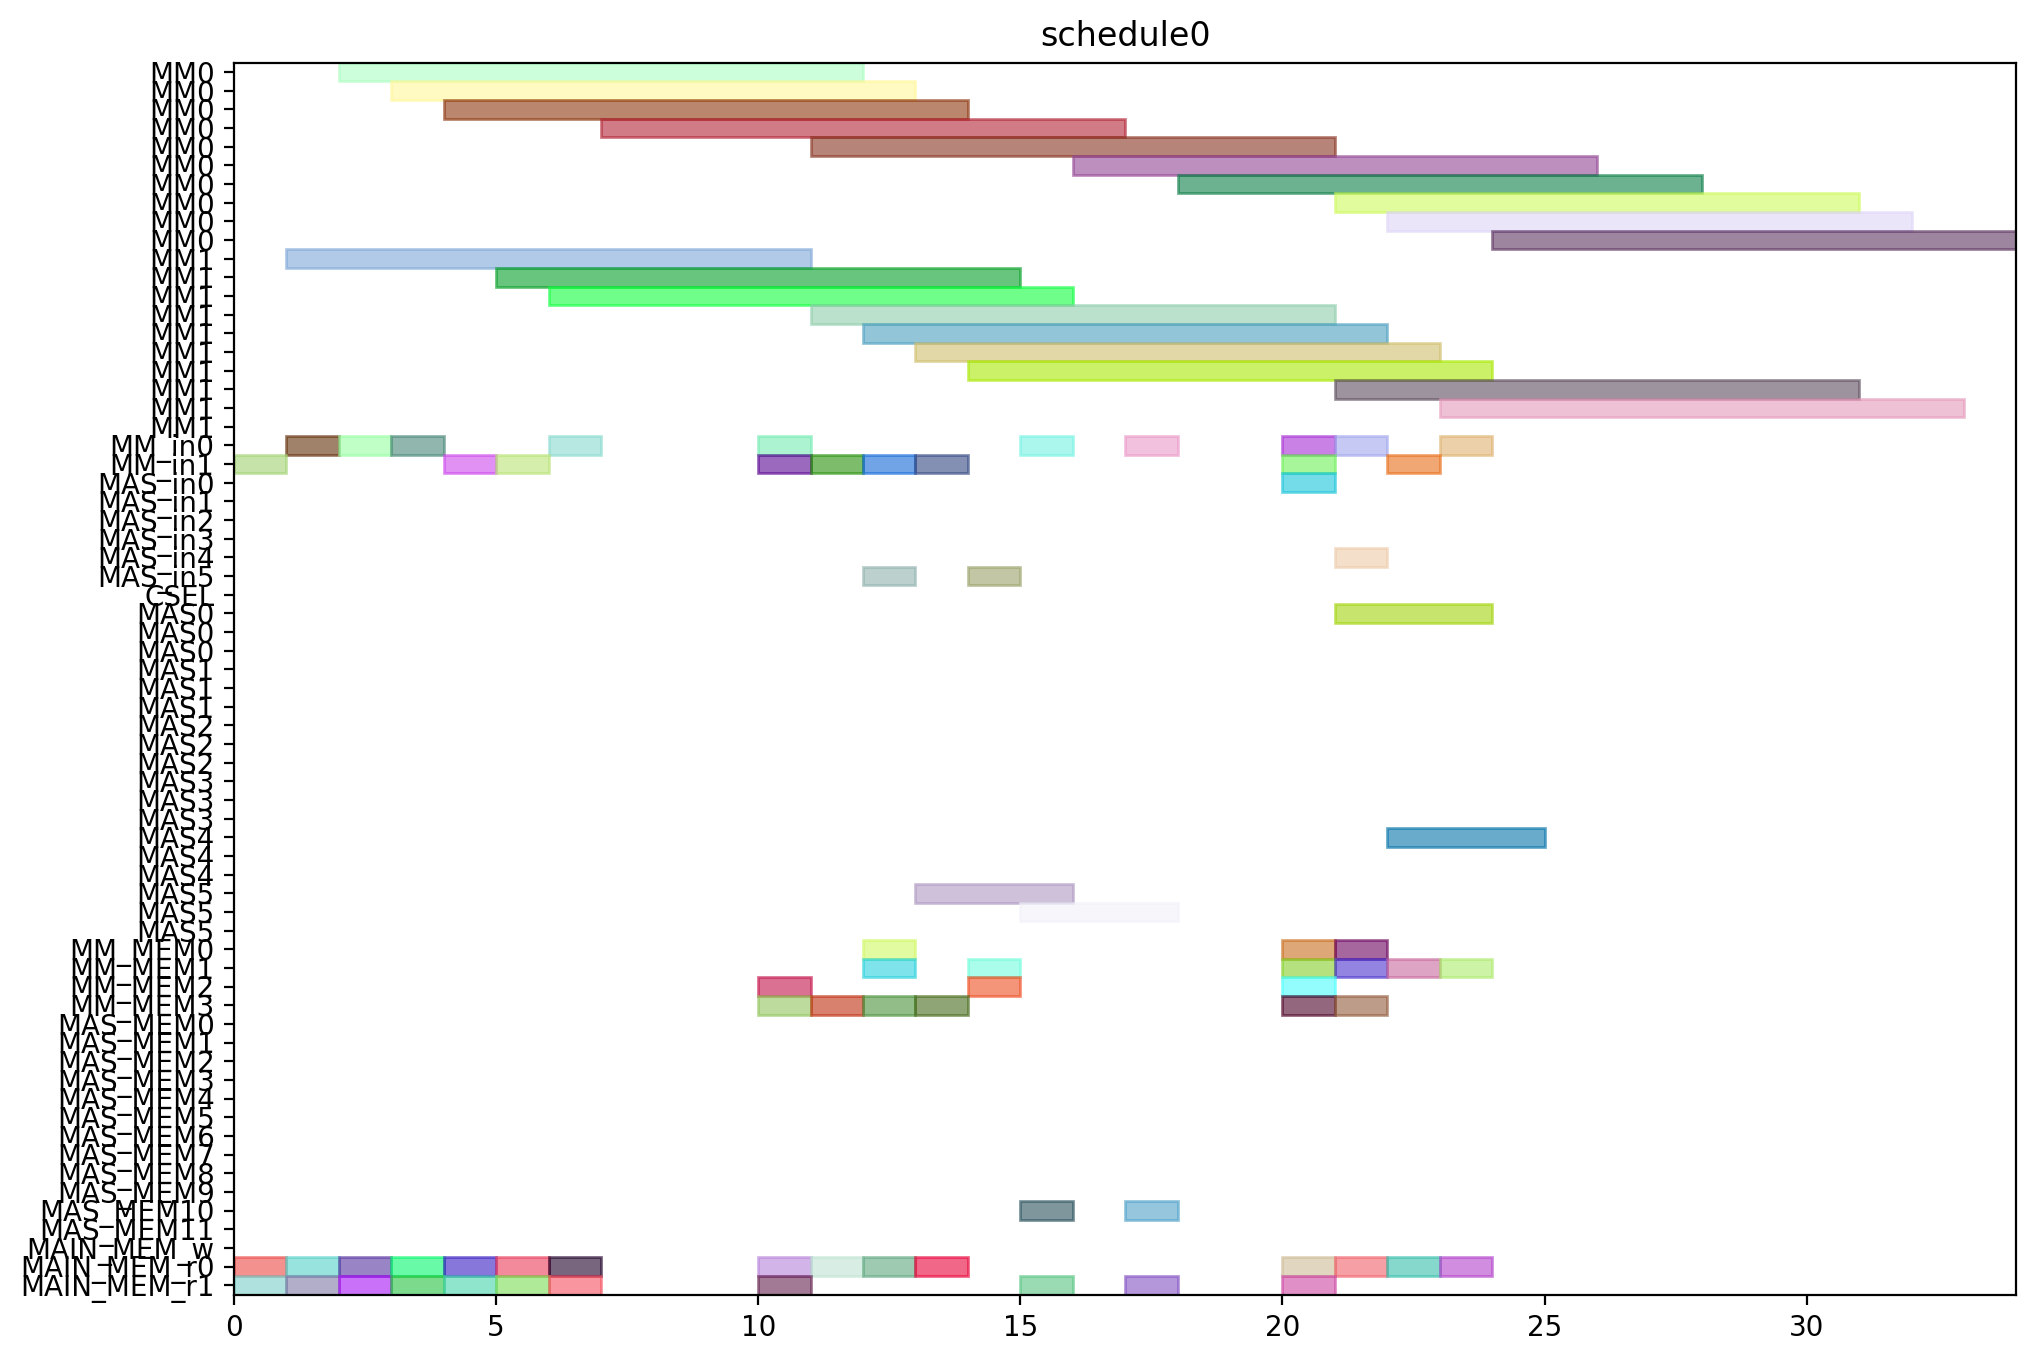

This chart was generated by the following Python code:
from pyschedule import Scenario, solvers, plotters, alt


def solve():
	horizon = 120
	S = Scenario("schedule0", horizon=horizon)

	# resource
	MM = S.Resources('MM', num=2, size=10)
	MM_in = S.Resources('MM_in', num=2)
	MAS_in = S.Resources('MAS_in', num=6)
	CSEL = S.Resource('CSEL')
	MAS = S.Resources('MAS', num=6, size=3, periods=range(1, horizon))
	MM_MEM = S.Resources('MM_MEM', num=4)
	MAS_MEM = S.Resources('MAS_MEM', num=12)
	MAIN_MEM_w = S.Resource('MAIN_MEM_w', size=1)
	MAIN_MEM_r = S.Resources('MAIN_MEM_r', num=2)

	# result of previous scheduling

	# new tasks
	Z_exp2 = S.Task('Z_exp2', length=10, delay_cost=1)
	Z_exp2 += alt(MM)
	Z_exp2_in = S.Task('Z_exp2_in', length=1, delay_cost=1)
	Z_exp2_in += alt(MM_in)
	S += Z_exp2_in*MM_in[0]<=Z_exp2*MM[0]
	S += Z_exp2_in*MM_in[1]<=Z_exp2*MM[1]
	Z_exp2_mem0 = S.Task('Z_exp2_mem0', length=1, delay_cost=1)
	Z_exp2_mem0 += MAIN_MEM_r[0]
	S += Z_exp2_mem0 <= Z_exp2

	Z_exp2_mem1 = S.Task('Z_exp2_mem1', length=1, delay_cost=1)
	Z_exp2_mem1 += MAIN_MEM_r[1]
	S += Z_exp2_mem1 <= Z_exp2

	NX0 = S.Task('NX0', length=10, delay_cost=1)
	NX0 += alt(MM)
	NX0_in = S.Task('NX0_in', length=1, delay_cost=1)
	NX0_in += alt(MM_in)
	S += NX0_in*MM_in[0]<=NX0*MM[0]
	S += NX0_in*MM_in[1]<=NX0*MM[1]
	NX0_mem0 = S.Task('NX0_mem0', length=1, delay_cost=1)
	NX0_mem0 += MAIN_MEM_r[0]
	S += NX0_mem0 <= NX0

	NX0_mem1 = S.Task('NX0_mem1', length=1, delay_cost=1)
	NX0_mem1 += MAIN_MEM_r[1]
	S += NX0_mem1 <= NX0

	k0_10_Z1 = S.Task('k0_10_Z1', length=10, delay_cost=1)
	k0_10_Z1 += alt(MM)
	k0_10_Z1_in = S.Task('k0_10_Z1_in', length=1, delay_cost=1)
	k0_10_Z1_in += alt(MM_in)
	S += k0_10_Z1_in*MM_in[0]<=k0_10_Z1*MM[0]
	S += k0_10_Z1_in*MM_in[1]<=k0_10_Z1*MM[1]
	k0_10_Z1_mem0 = S.Task('k0_10_Z1_mem0', length=1, delay_cost=1)
	k0_10_Z1_mem0 += MAIN_MEM_r[0]
	S += k0_10_Z1_mem0 <= k0_10_Z1

	k0_10_Z1_mem1 = S.Task('k0_10_Z1_mem1', length=1, delay_cost=1)
	k0_10_Z1_mem1 += MAIN_MEM_r[1]
	S += k0_10_Z1_mem1 <= k0_10_Z1

	DX0 = S.Task('DX0', length=10, delay_cost=1)
	DX0 += alt(MM)
	DX0_in = S.Task('DX0_in', length=1, delay_cost=1)
	DX0_in += alt(MM_in)
	S += DX0_in*MM_in[0]<=DX0*MM[0]
	S += DX0_in*MM_in[1]<=DX0*MM[1]
	DX0_mem0 = S.Task('DX0_mem0', length=1, delay_cost=1)
	DX0_mem0 += MAIN_MEM_r[0]
	S += DX0_mem0 <= DX0

	DX0_mem1 = S.Task('DX0_mem1', length=1, delay_cost=1)
	DX0_mem1 += MAIN_MEM_r[1]
	S += DX0_mem1 <= DX0

	NY0 = S.Task('NY0', length=10, delay_cost=1)
	NY0 += alt(MM)
	NY0_in = S.Task('NY0_in', length=1, delay_cost=1)
	NY0_in += alt(MM_in)
	S += NY0_in*MM_in[0]<=NY0*MM[0]
	S += NY0_in*MM_in[1]<=NY0*MM[1]
	NY0_mem0 = S.Task('NY0_mem0', length=1, delay_cost=1)
	NY0_mem0 += MAIN_MEM_r[0]
	S += NY0_mem0 <= NY0

	NY0_mem1 = S.Task('NY0_mem1', length=1, delay_cost=1)
	NY0_mem1 += MAIN_MEM_r[1]
	S += NY0_mem1 <= NY0

	k2_14_Z1 = S.Task('k2_14_Z1', length=10, delay_cost=1)
	k2_14_Z1 += alt(MM)
	k2_14_Z1_in = S.Task('k2_14_Z1_in', length=1, delay_cost=1)
	k2_14_Z1_in += alt(MM_in)
	S += k2_14_Z1_in*MM_in[0]<=k2_14_Z1*MM[0]
	S += k2_14_Z1_in*MM_in[1]<=k2_14_Z1*MM[1]
	k2_14_Z1_mem0 = S.Task('k2_14_Z1_mem0', length=1, delay_cost=1)
	k2_14_Z1_mem0 += MAIN_MEM_r[0]
	S += k2_14_Z1_mem0 <= k2_14_Z1

	k2_14_Z1_mem1 = S.Task('k2_14_Z1_mem1', length=1, delay_cost=1)
	k2_14_Z1_mem1 += MAIN_MEM_r[1]
	S += k2_14_Z1_mem1 <= k2_14_Z1

	DY0 = S.Task('DY0', length=10, delay_cost=1)
	DY0 += alt(MM)
	DY0_in = S.Task('DY0_in', length=1, delay_cost=1)
	DY0_in += alt(MM_in)
	S += DY0_in*MM_in[0]<=DY0*MM[0]
	S += DY0_in*MM_in[1]<=DY0*MM[1]
	DY0_mem0 = S.Task('DY0_mem0', length=1, delay_cost=1)
	DY0_mem0 += MAIN_MEM_r[0]
	S += DY0_mem0 <= DY0

	DY0_mem1 = S.Task('DY0_mem1', length=1, delay_cost=1)
	DY0_mem1 += MAIN_MEM_r[1]
	S += DY0_mem1 <= DY0

	Z_exp3 = S.Task('Z_exp3', length=10, delay_cost=1)
	Z_exp3 += alt(MM)
	Z_exp3_in = S.Task('Z_exp3_in', length=1, delay_cost=1)
	Z_exp3_in += alt(MM_in)
	S += Z_exp3_in*MM_in[0]<=Z_exp3*MM[0]
	S += Z_exp3_in*MM_in[1]<=Z_exp3*MM[1]
	Z_exp3_mem0 = S.Task('Z_exp3_mem0', length=1, delay_cost=1)
	Z_exp3_mem0 += alt(MM_MEM)
	S += (Z_exp2*MM[0])-1 < Z_exp3_mem0*MM_MEM[0]
	S += (Z_exp2*MM[1])-1 < Z_exp3_mem0*MM_MEM[2]
	S += Z_exp3_mem0 <= Z_exp3

	Z_exp3_mem1 = S.Task('Z_exp3_mem1', length=1, delay_cost=1)
	Z_exp3_mem1 += MAIN_MEM_r[1]
	S += Z_exp3_mem1 <= Z_exp3

	NX1_ = S.Task('NX1_', length=3, delay_cost=1)
	NX1_ += alt(MAS)
	NX1__in = S.Task('NX1__in', length=1, delay_cost=1)
	NX1__in += alt(MAS_in)
	S += NX1__in*MAS_in[0]<=NX1_*MAS[0]

	S += NX1__in*MAS_in[1]<=NX1_*MAS[1]

	S += NX1__in*MAS_in[2]<=NX1_*MAS[2]

	S += NX1__in*MAS_in[3]<=NX1_*MAS[3]

	S += NX1__in*MAS_in[4]<=NX1_*MAS[4]

	S += NX1__in*MAS_in[5]<=NX1_*MAS[5]

	NX1__mem0 = S.Task('NX1__mem0', length=1, delay_cost=1)
	NX1__mem0 += alt(MM_MEM)
	S += (NX0*MM[0])-1 < NX1__mem0*MM_MEM[0]
	S += (NX0*MM[1])-1 < NX1__mem0*MM_MEM[2]
	S += NX1__mem0 <= NX1_

	NX1__mem1 = S.Task('NX1__mem1', length=1, delay_cost=1)
	NX1__mem1 += alt(MM_MEM)
	S += (k0_10_Z1*MM[0])-1 < NX1__mem1*MM_MEM[1]
	S += (k0_10_Z1*MM[1])-1 < NX1__mem1*MM_MEM[3]
	S += NX1__mem1 <= NX1_

	k0_9_Z2 = S.Task('k0_9_Z2', length=10, delay_cost=1)
	k0_9_Z2 += alt(MM)
	k0_9_Z2_in = S.Task('k0_9_Z2_in', length=1, delay_cost=1)
	k0_9_Z2_in += alt(MM_in)
	S += k0_9_Z2_in*MM_in[0]<=k0_9_Z2*MM[0]
	S += k0_9_Z2_in*MM_in[1]<=k0_9_Z2*MM[1]
	k0_9_Z2_mem0 = S.Task('k0_9_Z2_mem0', length=1, delay_cost=1)
	k0_9_Z2_mem0 += MAIN_MEM_r[0]
	S += k0_9_Z2_mem0 <= k0_9_Z2

	k0_9_Z2_mem1 = S.Task('k0_9_Z2_mem1', length=1, delay_cost=1)
	k0_9_Z2_mem1 += alt(MM_MEM)
	S += (Z_exp2*MM[0])-1 < k0_9_Z2_mem1*MM_MEM[1]
	S += (Z_exp2*MM[1])-1 < k0_9_Z2_mem1*MM_MEM[3]
	S += k0_9_Z2_mem1 <= k0_9_Z2

	k1_9_Z2 = S.Task('k1_9_Z2', length=10, delay_cost=1)
	k1_9_Z2 += alt(MM)
	k1_9_Z2_in = S.Task('k1_9_Z2_in', length=1, delay_cost=1)
	k1_9_Z2_in += alt(MM_in)
	S += k1_9_Z2_in*MM_in[0]<=k1_9_Z2*MM[0]
	S += k1_9_Z2_in*MM_in[1]<=k1_9_Z2*MM[1]
	k1_9_Z2_mem0 = S.Task('k1_9_Z2_mem0', length=1, delay_cost=1)
	k1_9_Z2_mem0 += MAIN_MEM_r[0]
	S += k1_9_Z2_mem0 <= k1_9_Z2

	k1_9_Z2_mem1 = S.Task('k1_9_Z2_mem1', length=1, delay_cost=1)
	k1_9_Z2_mem1 += alt(MM_MEM)
	S += (Z_exp2*MM[0])-1 < k1_9_Z2_mem1*MM_MEM[1]
	S += (Z_exp2*MM[1])-1 < k1_9_Z2_mem1*MM_MEM[3]
	S += k1_9_Z2_mem1 <= k1_9_Z2

	NY1_ = S.Task('NY1_', length=3, delay_cost=1)
	NY1_ += alt(MAS)
	NY1__in = S.Task('NY1__in', length=1, delay_cost=1)
	NY1__in += alt(MAS_in)
	S += NY1__in*MAS_in[0]<=NY1_*MAS[0]

	S += NY1__in*MAS_in[1]<=NY1_*MAS[1]

	S += NY1__in*MAS_in[2]<=NY1_*MAS[2]

	S += NY1__in*MAS_in[3]<=NY1_*MAS[3]

	S += NY1__in*MAS_in[4]<=NY1_*MAS[4]

	S += NY1__in*MAS_in[5]<=NY1_*MAS[5]

	NY1__mem0 = S.Task('NY1__mem0', length=1, delay_cost=1)
	NY1__mem0 += alt(MM_MEM)
	S += (NY0*MM[0])-1 < NY1__mem0*MM_MEM[0]
	S += (NY0*MM[1])-1 < NY1__mem0*MM_MEM[2]
	S += NY1__mem0 <= NY1_

	NY1__mem1 = S.Task('NY1__mem1', length=1, delay_cost=1)
	NY1__mem1 += alt(MM_MEM)
	S += (k2_14_Z1*MM[0])-1 < NY1__mem1*MM_MEM[1]
	S += (k2_14_Z1*MM[1])-1 < NY1__mem1*MM_MEM[3]
	S += NY1__mem1 <= NY1_

	k2_13_Z2 = S.Task('k2_13_Z2', length=10, delay_cost=1)
	k2_13_Z2 += alt(MM)
	k2_13_Z2_in = S.Task('k2_13_Z2_in', length=1, delay_cost=1)
	k2_13_Z2_in += alt(MM_in)
	S += k2_13_Z2_in*MM_in[0]<=k2_13_Z2*MM[0]
	S += k2_13_Z2_in*MM_in[1]<=k2_13_Z2*MM[1]
	k2_13_Z2_mem0 = S.Task('k2_13_Z2_mem0', length=1, delay_cost=1)
	k2_13_Z2_mem0 += MAIN_MEM_r[0]
	S += k2_13_Z2_mem0 <= k2_13_Z2

	k2_13_Z2_mem1 = S.Task('k2_13_Z2_mem1', length=1, delay_cost=1)
	k2_13_Z2_mem1 += alt(MM_MEM)
	S += (Z_exp2*MM[0])-1 < k2_13_Z2_mem1*MM_MEM[1]
	S += (Z_exp2*MM[1])-1 < k2_13_Z2_mem1*MM_MEM[3]
	S += k2_13_Z2_mem1 <= k2_13_Z2

	k3_14_Z2 = S.Task('k3_14_Z2', length=10, delay_cost=1)
	k3_14_Z2 += alt(MM)
	k3_14_Z2_in = S.Task('k3_14_Z2_in', length=1, delay_cost=1)
	k3_14_Z2_in += alt(MM_in)
	S += k3_14_Z2_in*MM_in[0]<=k3_14_Z2*MM[0]
	S += k3_14_Z2_in*MM_in[1]<=k3_14_Z2*MM[1]
	k3_14_Z2_mem0 = S.Task('k3_14_Z2_mem0', length=1, delay_cost=1)
	k3_14_Z2_mem0 += MAIN_MEM_r[0]
	S += k3_14_Z2_mem0 <= k3_14_Z2

	k3_14_Z2_mem1 = S.Task('k3_14_Z2_mem1', length=1, delay_cost=1)
	k3_14_Z2_mem1 += alt(MM_MEM)
	S += (Z_exp2*MM[0])-1 < k3_14_Z2_mem1*MM_MEM[1]
	S += (Z_exp2*MM[1])-1 < k3_14_Z2_mem1*MM_MEM[3]
	S += k3_14_Z2_mem1 <= k3_14_Z2

	Z_exp4 = S.Task('Z_exp4', length=10, delay_cost=1)
	Z_exp4 += alt(MM)
	Z_exp4_in = S.Task('Z_exp4_in', length=1, delay_cost=1)
	Z_exp4_in += alt(MM_in)
	S += Z_exp4_in*MM_in[0]<=Z_exp4*MM[0]
	S += Z_exp4_in*MM_in[1]<=Z_exp4*MM[1]
	Z_exp4_mem0 = S.Task('Z_exp4_mem0', length=1, delay_cost=1)
	Z_exp4_mem0 += alt(MM_MEM)
	S += (Z_exp3*MM[0])-1 < Z_exp4_mem0*MM_MEM[0]
	S += (Z_exp3*MM[1])-1 < Z_exp4_mem0*MM_MEM[2]
	S += Z_exp4_mem0 <= Z_exp4

	Z_exp4_mem1 = S.Task('Z_exp4_mem1', length=1, delay_cost=1)
	Z_exp4_mem1 += MAIN_MEM_r[1]
	S += Z_exp4_mem1 <= Z_exp4

	NX1 = S.Task('NX1', length=10, delay_cost=1)
	NX1 += alt(MM)
	NX1_in = S.Task('NX1_in', length=1, delay_cost=1)
	NX1_in += alt(MM_in)
	S += NX1_in*MM_in[0]<=NX1*MM[0]
	S += NX1_in*MM_in[1]<=NX1*MM[1]
	NX1_mem0 = S.Task('NX1_mem0', length=1, delay_cost=1)
	NX1_mem0 += alt(MAS_MEM)
	S += (NX1_*MAS[0])-1 < NX1_mem0*MAS_MEM[0]
	S += (NX1_*MAS[1])-1 < NX1_mem0*MAS_MEM[2]
	S += (NX1_*MAS[2])-1 < NX1_mem0*MAS_MEM[4]
	S += (NX1_*MAS[3])-1 < NX1_mem0*MAS_MEM[6]
	S += (NX1_*MAS[4])-1 < NX1_mem0*MAS_MEM[8]
	S += (NX1_*MAS[5])-1 < NX1_mem0*MAS_MEM[10]
	S += NX1_mem0 <= NX1

	NX1_mem1 = S.Task('NX1_mem1', length=1, delay_cost=1)
	NX1_mem1 += MAIN_MEM_r[1]
	S += NX1_mem1 <= NX1

	k0_8_Z3 = S.Task('k0_8_Z3', length=10, delay_cost=1)
	k0_8_Z3 += alt(MM)
	k0_8_Z3_in = S.Task('k0_8_Z3_in', length=1, delay_cost=1)
	k0_8_Z3_in += alt(MM_in)
	S += k0_8_Z3_in*MM_in[0]<=k0_8_Z3*MM[0]
	S += k0_8_Z3_in*MM_in[1]<=k0_8_Z3*MM[1]
	k0_8_Z3_mem0 = S.Task('k0_8_Z3_mem0', length=1, delay_cost=1)
	k0_8_Z3_mem0 += MAIN_MEM_r[0]
	S += k0_8_Z3_mem0 <= k0_8_Z3

	k0_8_Z3_mem1 = S.Task('k0_8_Z3_mem1', length=1, delay_cost=1)
	k0_8_Z3_mem1 += alt(MM_MEM)
	S += (Z_exp3*MM[0])-1 < k0_8_Z3_mem1*MM_MEM[1]
	S += (Z_exp3*MM[1])-1 < k0_8_Z3_mem1*MM_MEM[3]
	S += k0_8_Z3_mem1 <= k0_8_Z3

	DX1_ = S.Task('DX1_', length=3, delay_cost=1)
	DX1_ += alt(MAS)
	DX1__in = S.Task('DX1__in', length=1, delay_cost=1)
	DX1__in += alt(MAS_in)
	S += DX1__in*MAS_in[0]<=DX1_*MAS[0]

	S += DX1__in*MAS_in[1]<=DX1_*MAS[1]

	S += DX1__in*MAS_in[2]<=DX1_*MAS[2]

	S += DX1__in*MAS_in[3]<=DX1_*MAS[3]

	S += DX1__in*MAS_in[4]<=DX1_*MAS[4]

	S += DX1__in*MAS_in[5]<=DX1_*MAS[5]

	DX1__mem0 = S.Task('DX1__mem0', length=1, delay_cost=1)
	DX1__mem0 += alt(MM_MEM)
	S += (DX0*MM[0])-1 < DX1__mem0*MM_MEM[0]
	S += (DX0*MM[1])-1 < DX1__mem0*MM_MEM[2]
	S += DX1__mem0 <= DX1_

	DX1__mem1 = S.Task('DX1__mem1', length=1, delay_cost=1)
	DX1__mem1 += alt(MM_MEM)
	S += (k1_9_Z2*MM[0])-1 < DX1__mem1*MM_MEM[1]
	S += (k1_9_Z2*MM[1])-1 < DX1__mem1*MM_MEM[3]
	S += DX1__mem1 <= DX1_

	k1_8_Z3 = S.Task('k1_8_Z3', length=10, delay_cost=1)
	k1_8_Z3 += alt(MM)
	k1_8_Z3_in = S.Task('k1_8_Z3_in', length=1, delay_cost=1)
	k1_8_Z3_in += alt(MM_in)
	S += k1_8_Z3_in*MM_in[0]<=k1_8_Z3*MM[0]
	S += k1_8_Z3_in*MM_in[1]<=k1_8_Z3*MM[1]
	k1_8_Z3_mem0 = S.Task('k1_8_Z3_mem0', length=1, delay_cost=1)
	k1_8_Z3_mem0 += MAIN_MEM_r[0]
	S += k1_8_Z3_mem0 <= k1_8_Z3

	k1_8_Z3_mem1 = S.Task('k1_8_Z3_mem1', length=1, delay_cost=1)
	k1_8_Z3_mem1 += alt(MM_MEM)
	S += (Z_exp3*MM[0])-1 < k1_8_Z3_mem1*MM_MEM[1]
	S += (Z_exp3*MM[1])-1 < k1_8_Z3_mem1*MM_MEM[3]
	S += k1_8_Z3_mem1 <= k1_8_Z3

	NY1 = S.Task('NY1', length=10, delay_cost=1)
	NY1 += alt(MM)
	NY1_in = S.Task('NY1_in', length=1, delay_cost=1)
	NY1_in += alt(MM_in)
	S += NY1_in*MM_in[0]<=NY1*MM[0]
	S += NY1_in*MM_in[1]<=NY1*MM[1]
	NY1_mem0 = S.Task('NY1_mem0', length=1, delay_cost=1)
	NY1_mem0 += alt(MAS_MEM)
	S += (NY1_*MAS[0])-1 < NY1_mem0*MAS_MEM[0]
	S += (NY1_*MAS[1])-1 < NY1_mem0*MAS_MEM[2]
	S += (NY1_*MAS[2])-1 < NY1_mem0*MAS_MEM[4]
	S += (NY1_*MAS[3])-1 < NY1_mem0*MAS_MEM[6]
	S += (NY1_*MAS[4])-1 < NY1_mem0*MAS_MEM[8]
	S += (NY1_*MAS[5])-1 < NY1_mem0*MAS_MEM[10]
	S += NY1_mem0 <= NY1

	NY1_mem1 = S.Task('NY1_mem1', length=1, delay_cost=1)
	NY1_mem1 += MAIN_MEM_r[1]
	S += NY1_mem1 <= NY1

	k2_12_Z3 = S.Task('k2_12_Z3', length=10, delay_cost=1)
	k2_12_Z3 += alt(MM)
	k2_12_Z3_in = S.Task('k2_12_Z3_in', length=1, delay_cost=1)
	k2_12_Z3_in += alt(MM_in)
	S += k2_12_Z3_in*MM_in[0]<=k2_12_Z3*MM[0]
	S += k2_12_Z3_in*MM_in[1]<=k2_12_Z3*MM[1]
	k2_12_Z3_mem0 = S.Task('k2_12_Z3_mem0', length=1, delay_cost=1)
	k2_12_Z3_mem0 += MAIN_MEM_r[0]
	S += k2_12_Z3_mem0 <= k2_12_Z3

	k2_12_Z3_mem1 = S.Task('k2_12_Z3_mem1', length=1, delay_cost=1)
	k2_12_Z3_mem1 += alt(MM_MEM)
	S += (Z_exp3*MM[0])-1 < k2_12_Z3_mem1*MM_MEM[1]
	S += (Z_exp3*MM[1])-1 < k2_12_Z3_mem1*MM_MEM[3]
	S += k2_12_Z3_mem1 <= k2_12_Z3

	DY1_ = S.Task('DY1_', length=3, delay_cost=1)
	DY1_ += alt(MAS)
	DY1__in = S.Task('DY1__in', length=1, delay_cost=1)
	DY1__in += alt(MAS_in)
	S += DY1__in*MAS_in[0]<=DY1_*MAS[0]

	S += DY1__in*MAS_in[1]<=DY1_*MAS[1]

	S += DY1__in*MAS_in[2]<=DY1_*MAS[2]

	S += DY1__in*MAS_in[3]<=DY1_*MAS[3]

	S += DY1__in*MAS_in[4]<=DY1_*MAS[4]

	S += DY1__in*MAS_in[5]<=DY1_*MAS[5]

	DY1__mem0 = S.Task('DY1__mem0', length=1, delay_cost=1)
	DY1__mem0 += alt(MM_MEM)
	S += (DY0*MM[0])-1 < DY1__mem0*MM_MEM[0]
	S += (DY0*MM[1])-1 < DY1__mem0*MM_MEM[2]
	S += DY1__mem0 <= DY1_

	DY1__mem1 = S.Task('DY1__mem1', length=1, delay_cost=1)
	DY1__mem1 += alt(MM_MEM)
	S += (k3_14_Z2*MM[0])-1 < DY1__mem1*MM_MEM[1]
	S += (k3_14_Z2*MM[1])-1 < DY1__mem1*MM_MEM[3]
	S += DY1__mem1 <= DY1_

	k3_13_Z3 = S.Task('k3_13_Z3', length=10, delay_cost=1)
	k3_13_Z3 += alt(MM)
	k3_13_Z3_in = S.Task('k3_13_Z3_in', length=1, delay_cost=1)
	k3_13_Z3_in += alt(MM_in)
	S += k3_13_Z3_in*MM_in[0]<=k3_13_Z3*MM[0]
	S += k3_13_Z3_in*MM_in[1]<=k3_13_Z3*MM[1]
	k3_13_Z3_mem0 = S.Task('k3_13_Z3_mem0', length=1, delay_cost=1)
	k3_13_Z3_mem0 += MAIN_MEM_r[0]
	S += k3_13_Z3_mem0 <= k3_13_Z3

	k3_13_Z3_mem1 = S.Task('k3_13_Z3_mem1', length=1, delay_cost=1)
	k3_13_Z3_mem1 += alt(MM_MEM)
	S += (Z_exp3*MM[0])-1 < k3_13_Z3_mem1*MM_MEM[1]
	S += (Z_exp3*MM[1])-1 < k3_13_Z3_mem1*MM_MEM[3]
	S += k3_13_Z3_mem1 <= k3_13_Z3

	solvers.mip.solve(S,msg=1,kind='CPLEX',ratio_gap=1.01)

	solution = [['hoge']*len(S.solution()[1]) for i in range(len(S.solution()))]
	for i in range(len(S.solution())):
		for j in range(len(S.solution()[i])):
			solution[i][j]=str(S.solution()[i][j])
	print(solution)

	cycles = int(solution[-1][3])

	pic_file_name = "/mnt/rose/usr1/fukuda/ABE/multiRAM_multiMAS_16mux/scheduling_result/stage10MM2_stage3MAS6/ISOGENY/schedule0.png"
	if(S.solution() != []):
		plotters.matplotlib.plot(S,img_filename=pic_file_name, show_task_labels=False, fig_size=(cycles*0.25+3, 8))

	return solution
